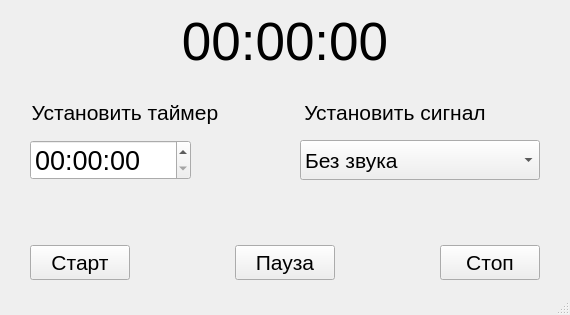
<?xml version="1.0" encoding="UTF-8"?>
<ui version="4.0">
 <class>MainWindow</class>
 <widget class="QMainWindow" name="MainWindow">
  <property name="geometry">
   <rect>
    <x>0</x>
    <y>0</y>
    <width>570</width>
    <height>315</height>
   </rect>
  </property>
  <property name="windowTitle">
   <string>MainWindow</string>
  </property>
  <widget class="QWidget" name="centralwidget">
   <widget class="QLabel" name="timer_state">
    <property name="geometry">
     <rect>
      <x>175</x>
      <y>10</y>
      <width>220</width>
      <height>64</height>
     </rect>
    </property>
    <property name="font">
     <font>
      <pointsize>40</pointsize>
      <weight>50</weight>
      <bold>false</bold>
     </font>
    </property>
    <property name="text">
     <string>00:00:00</string>
    </property>
    <property name="alignment">
     <set>Qt::AlignCenter</set>
    </property>
   </widget>
   <widget class="QTimeEdit" name="timer_editor">
    <property name="geometry">
     <rect>
      <x>30</x>
      <y>140</y>
      <width>161</width>
      <height>40</height>
     </rect>
    </property>
    <property name="font">
     <font>
      <pointsize>20</pointsize>
     </font>
    </property>
    <property name="displayFormat">
     <string>HH:mm:ss</string>
    </property>
   </widget>
   <widget class="QLabel" name="timer_editor_lbl">
    <property name="geometry">
     <rect>
      <x>30</x>
      <y>100</y>
      <width>190</width>
      <height>25</height>
     </rect>
    </property>
    <property name="font">
     <font>
      <pointsize>16</pointsize>
     </font>
    </property>
    <property name="text">
     <string>Установить таймер</string>
    </property>
    <property name="alignment">
     <set>Qt::AlignCenter</set>
    </property>
   </widget>
   <widget class="QLabel" name="signal_selector_lbl">
    <property name="geometry">
     <rect>
      <x>300</x>
      <y>100</y>
      <width>190</width>
      <height>25</height>
     </rect>
    </property>
    <property name="font">
     <font>
      <pointsize>16</pointsize>
     </font>
    </property>
    <property name="text">
     <string>Установить сигнал</string>
    </property>
    <property name="alignment">
     <set>Qt::AlignCenter</set>
    </property>
   </widget>
   <widget class="QComboBox" name="signal_selector">
    <property name="geometry">
     <rect>
      <x>300</x>
      <y>140</y>
      <width>240</width>
      <height>40</height>
     </rect>
    </property>
    <property name="font">
     <font>
      <pointsize>16</pointsize>
     </font>
    </property>
    <item>
     <property name="text">
      <string>Без звука</string>
     </property>
    </item>
    <item>
     <property name="text">
      <string>Выбрать с устройства</string>
     </property>
    </item>
   </widget>
   <widget class="QPushButton" name="start_btn">
    <property name="geometry">
     <rect>
      <x>30</x>
      <y>245</y>
      <width>100</width>
      <height>35</height>
     </rect>
    </property>
    <property name="font">
     <font>
      <pointsize>16</pointsize>
     </font>
    </property>
    <property name="text">
     <string>Старт</string>
    </property>
   </widget>
   <widget class="QPushButton" name="stop_btn">
    <property name="geometry">
     <rect>
      <x>440</x>
      <y>245</y>
      <width>100</width>
      <height>35</height>
     </rect>
    </property>
    <property name="font">
     <font>
      <pointsize>16</pointsize>
     </font>
    </property>
    <property name="text">
     <string>Стоп</string>
    </property>
   </widget>
   <widget class="QPushButton" name="pause_btn">
    <property name="geometry">
     <rect>
      <x>235</x>
      <y>245</y>
      <width>100</width>
      <height>35</height>
     </rect>
    </property>
    <property name="font">
     <font>
      <pointsize>16</pointsize>
     </font>
    </property>
    <property name="text">
     <string>Пауза</string>
    </property>
   </widget>
  </widget>
  <widget class="QMenuBar" name="menubar">
   <property name="geometry">
    <rect>
     <x>0</x>
     <y>0</y>
     <width>570</width>
     <height>21</height>
    </rect>
   </property>
  </widget>
  <widget class="QStatusBar" name="statusbar"/>
 </widget>
 <resources/>
 <connections/>
</ui>
